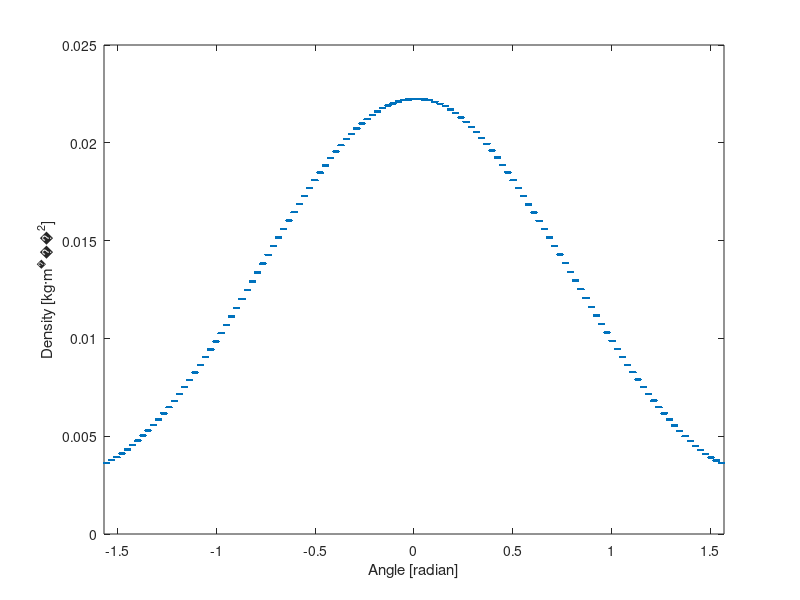
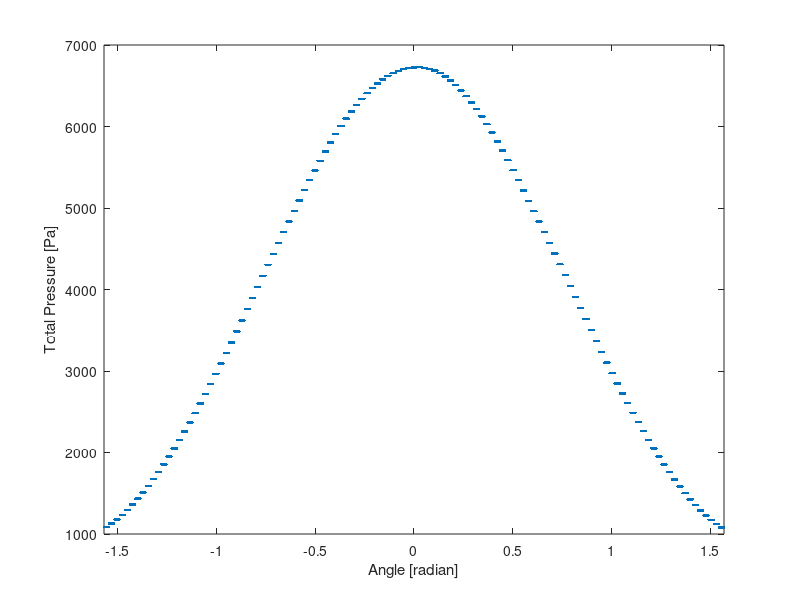

Write the MATLAB code that produced these figures, in order. (Note: this script raises an error after producing the figures.)
%Matlab script

% Plot the Density at the wall
D=importdata('Density_Wall.dat');
x_d = D.data(:,1);
angle = linspace(-pi/2,pi/2,length(x_d));
d = D.data(:,4);

figure(1)
plot(angle,d,'.')
ylabel('Density [kg·m^−^2]')
xlabel('Angle [radian]')
xlim([-pi/2 pi/2])



P=importdata('TotalPressure_Wall.dat');
x_p = P.data(:,1);
angle = linspace(-pi/2,pi/2,length(x_p));
p = P.data(:,4);

figure(2)
plot(angle,p,'.')
ylabel('Total Pressure [Pa]')
xlabel('Angle [radian]')
xlim([-pi/2 pi/2])


%%%%%%%%%%%%%%%%%%%%%%%%%%%%%%%%%%%%%%%%%%
% R E S I D U A L 

R=importdata('residual.dat'); %iteration/ wall time/ residual norm / cfl
x_r = R.data(:,1);
r = R.data(:,3);
cfl = R.data(:,4);

figure(3)
yyaxis left
semilogy(x_r,r,'.')
ylim([0 10^(10)]) 
ylabel('Residual Norm L_2 (log_1_0 scale) ')
xlabel('Iteration')

yyaxis right
semilogy(x_r, cfl,'.')
ylim([0 10^(5)])
ylabel('CFL')


